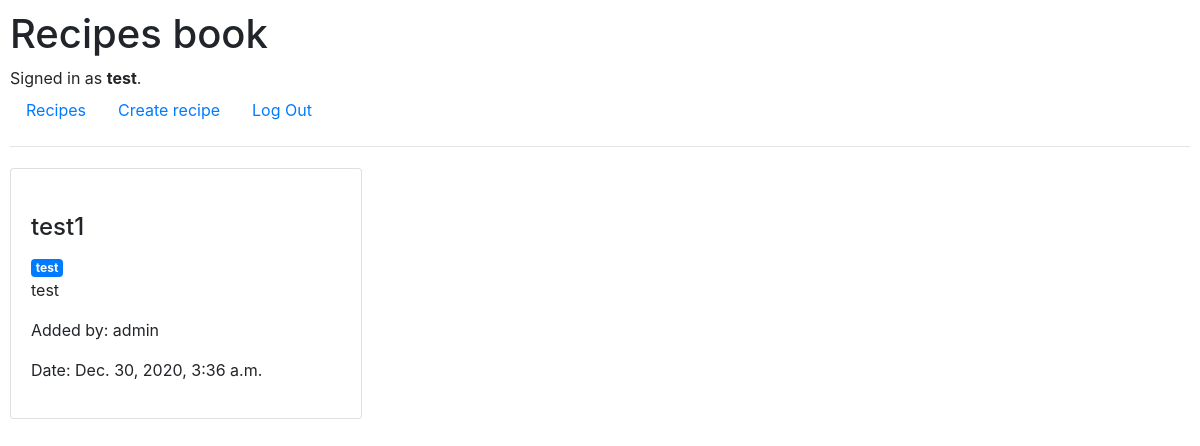
Screenshot of /6 (signed in) with the database file from the repository.
### mplan/models.py (models this page shows, shortened)
class User(AbstractUser):
    pass

class Recipe(models.Model):
    name = models.CharField(max_length=64)
    ingredient = models.ManyToManyField('Ingredient', blank=True, related_name='ingredient')
    description = models.CharField(max_length=4096)
    category = models.CharField(max_length=64, blank=True)
    date = models.DateTimeField(auto_now_add=True, blank=True)
    creator = models.ForeignKey(User, on_delete=models.CASCADE, related_name='owner')

### mplan/views.py (the view)
# urls.py: path("<int:recipe_id>", views.recipe, name="recipe"),
@login_required
def recipe(request, recipe_id):
    try:
        recipe = Recipe.objects.get(id=recipe_id)
        curent_user = request.user.id
    except Recipe.DoesNotExist:
        raise Http404("Recipe not found.")
    recipe_item = Recipe.objects.get(id = recipe_id)
    return render(request, "mplan/recipe.html", {
        "recipe": recipe_item
    })

### mplan/templates/mplan/recipe.html (shortened to what this page needs)
{% extends "mplan/layout.html" %}
{% block body %}
<div class="card">
    <div class="card-body">
        <h4 class="card-title"> {{ recipe.name}} </h4>
        {% if recipe.category %}
            <a href="category/{{recipe.category}}" class="badge badge-primary"> {{recipe.category}} </a>
        {% endif %}
        <p> {{ recipe.description }} </p>
        <p> Added by: {{ recipe.creator }} </p>
        <p> Date: {{ recipe.date }} </p>
    </div>
</div>
{% endblock %}

### mplan/templates/mplan/layout.html (shortened to what this page needs)
{% load static %}
<!DOCTYPE html>
<html lang="en">
    <head>
        <link rel="stylesheet" href="https://stackpath.bootstrapcdn.com/bootstrap/4.4.1/css/bootstrap.min.css">
        <link href="{% static 'mplan/styles.css' %}" rel="stylesheet">
    </head>
    <body>
        <h1>Recipes book</h1>
        <div>
            {% if user.is_authenticated %}
                Signed in as <strong>{{ user.username }}</strong>.
            {% else %}
                Not signed in.
            {% endif %}
        </div>
        <ul class="nav">
            <li class="nav-item">
                <a class="nav-link" href="{% url 'index' %}">Recipes</a>
            </li>
            {% if user.is_authenticated %}
                <li class="nav-item">
                    <a class="nav-link" href="{% url 'create_recipe' %}">Create recipe</a>
                </li>
                <li class="nav-item">
                    <a class="nav-link" href="{% url 'logout' %}">Log Out</a>
                </li>
            {% endif %}
        </ul>
        <hr>
        {% block body %}
        {% endblock %}
        </body>
</html>

### mplan/static/mplan/styles.css (style rules this page uses)
body { padding: 10px; }
.card { display:inline-block; width: 22rem; margin: 5px 10px 5px 0px; }

### rows the page displays
User: username "test"
Recipe: name "test1", category "test", description "test", creator "admin", date "Dec. 30, 2020, 3:36 a.m."
